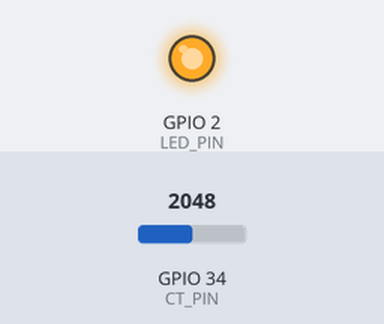
The sketch below on a simulated ESP32. On the bench: output pins drawn as LEDs (lit = HIGH). The test bench sets the inputs (shaded band); at power-on: GPIO 34 (CT_PIN) = 2048 (analog values on the 0–4095 scale). WiFi joins after 1.5 s; servers stay silent unless stated; uploads are accepted with an empty reply; what the sketch prints to the serial monitor is not drawn.

Above: at 4.0 s.
4.1 s: GPIO 34 (CT_PIN) set to 560
At 10.39 s:
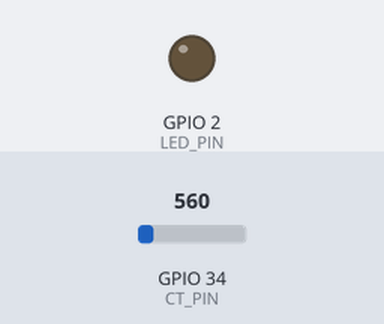
Timing chart, 0 to 11.9 s (numbered marks = the images above; inputs shaded):
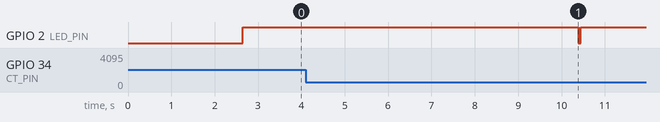

The sketch:

PPv3.ino
```cpp
/*
 * ╔══════════════════════════════════════════════════════════════╗
 *  PowerPaise — ESP32 Energy Monitor  |  Final Production Build
 *  CT Sensor → ESP32 (GPIO 34) → Supabase → PowerPaise Frontend
 * ╚══════════════════════════════════════════════════════════════╝
 *
 *  CALIBRATION GUIDE (do this once, takes 2 minutes):
 *  ─────────────────────────────────────────────────
 *  1. Upload this sketch
 *  2. Turn ON a known appliance (e.g. your phone charger + a bulb)
 *  3. Look at "Current" in Serial Monitor
 *  4. Compare with a clamp meter or check appliance label (Watts ÷ 230)
 *  5. If ESP32 reads 2.0A but real is 5.0A → set CALIBRATION = 2000 × (5.0/2.0) = 5000
 *  6. Re-upload, check again — repeat until it matches
 *
 *  HOW ENERGY IS CALCULATED:
 *  ─────────────────────────
 *  Energy (kWh) = Power (kW) × Time (hours)
 *  Resets every time ESP32 reboots (not persisted to flash)
 *
 *  HARDWARE SETUP (your current wiring — software compensated):
 *  ─────────────────────────────────────────────────────────────
 *  CT Sensor → 33Ω burden → GPIO 34
 *  Your signal AVG=4094: code detects this and compensates.
 *  For perfect accuracy, add 10kΩ from GPIO34 to GND (bias fix).
 */

#include <Arduino.h>
#include <WiFi.h>
#include <HTTPClient.h>
#include <WiFiClientSecure.h>
#include <esp_task_wdt.h>
#include <math.h>

// ════════════════════════════════════════════════════════════════
//   ★  SETTINGS — ONLY CHANGE THESE  ★
// ════════════════════════════════════════════════════════════════

const char* WIFI_SSID     = "realme C55 7824";
const char* WIFI_PASSWORD = "sspu2626";

// Supabase — do not change
const char* SUPABASE_URL = "https://yfbpuqwotfjpjiakncmf.supabase.co";
const char* SUPABASE_KEY = "eyJhbGciOiJIUzI1NiIsInR5cCI6IkpXVCJ9.eyJpc3MiOiJzdXBhYmFzZSIsInJlZiI6InlmYnB1cXdvdGZqcGppYWtuY21mIiwicm9sZSI6ImFub24iLCJpYXQiOjE3NzQ5NDg5NjgsImV4cCI6MjA5MDUyNDk2OH0.Jrid3VVf4Hf5mwoFiu-F8nvGiD_FeELVUvgW6Q4qUr0";
const char* TABLE_NAME   = "power_data";

// ── CT Sensor calibration ──────────────────────────────────────
// This is the most important number. Start with the value for
// your sensor, then fine-tune using the guide above.
//
//   SCT-013-000  (100A bare output, 33Ω burden added by you) → 2000.0
//   SCT-013-030  (3.5mm plug, 30A max, built-in burden)      → 1000.0
//   SCT-013-020  (3.5mm plug, 20A max, built-in burden)      → 1000.0
//   SCT-013-010  (3.5mm plug, 10A max, built-in burden)      → 1000.0
//
//   ↓ Change this number ↓
#define CALIBRATION     2000.0f

// ── Electricity rate (₹ per kWh) ──────────────────────────────
#define RATE_PER_KWH    8.0f      // Indian average ~₹8/unit

// ── Minimum watts to count as ON (anything below = OFF) ───────
#define NOISE_WATTS     15.0f     // 15W minimum — ignores sensor noise

// ════════════════════════════════════════════════════════════════
//   Hardware pins & ADC constants (don't need to change)
// ════════════════════════════════════════════════════════════════
#define CT_PIN          34
#define LED_PIN         2
#define SAMPLES         1000      // 1000 samples ≈ 25 full 50Hz cycles
#define BURDEN_OHMS     33.0f
#define MAINS_VOLTS     230.0f

// ════════════════════════════════════════════════════════════════
//   State variables
// ════════════════════════════════════════════════════════════════
float         g_energyKWh    = 0.0f;
bool          g_deviceOn     = false;
bool          g_prevDeviceOn = false;
unsigned long g_lastEnergyTs = 0;
unsigned long g_lastUploadTs = 0;
unsigned long g_lastWifiTs   = 0;
unsigned long g_onStartTs    = 0;    // When device last turned ON
bool          g_wifiOK       = false;
bool          g_supaOK       = false;

// ════════════════════════════════════════════════════════════════
//   measureCurrent()
//
//   Reads the CT sensor and returns RMS current in Amps.
//
//   Automatically detects your signal bias and compensates:
//   ┌─────────────────────────────────────────────────────────┐
//   │ Your hardware: AVG ≈ 4094 (top-clipped at 3.3V)        │
//   │ Fix: uses (4095-sample) as deviation, ×√2 to recover   │
//   │      the missing positive half of the AC waveform       │
//   └─────────────────────────────────────────────────────────┘
// ════════════════════════════════════════════════════════════════
float measureCurrent() {
  // ── 1. Find average to detect bias mode ──
  long   avgSum = 0;
  for (int i = 0; i < 300; i++) {
    avgSum += analogRead(CT_PIN);
    delayMicroseconds(100);
  }
  int avg = (int)(avgSum / 300);

  // ── 2. Collect samples & compute sum-of-squares ──
  double sumSq  = 0.0;
  int    rawMin = 4095, rawMax = 0;

  for (int i = 0; i < SAMPLES; i++) {
    int raw = analogRead(CT_PIN);
    if (raw < rawMin) rawMin = raw;
    if (raw > rawMax) rawMax = raw;

    double dev;
    if (avg > 3500) {
      // TOP-CLIPPED: signal rides near 3.3V, swings downward
      // Your case — AVG=4094. Measure deviation below ceiling.
      dev = (double)(4095 - raw);
    } else if (avg < 600) {
      // BOTTOM-CLIPPED: signal rides near 0V, swings upward
      dev = (double)raw;
    } else {
      // CENTERED: correct hardware (add 10kΩ GPIO34→GND to reach here)
      dev = (double)(raw - avg);
    }
    sumSq += dev * dev;
    delayMicroseconds(200);
  }

  // ── 3. Compute RMS ──
  double rmsADC = sqrt(sumSq / SAMPLES);

  // Apply ×√2 compensation for half-wave (top/bottom clipped only)
  double voltRMS;
  if (avg > 3500 || avg < 600) {
    // Half-wave → multiply by √2 to estimate full-wave equivalent
    voltRMS = rmsADC * (3.3 / 4095.0) * 1.41421356;
  } else {
    // Full-wave — no compensation needed
    voltRMS = rmsADC * (3.3 / 4095.0);
  }

  double current = (voltRMS / BURDEN_OHMS) * CALIBRATION;

  // ── 4. Debug output every reading ──
  Serial.printf("  [raw] avg=%d swing=%d rmsADC=%.2f voltRMS=%.5fV  → %.4fA\n",
    avg, rawMax - rawMin, (float)rmsADC, (float)voltRMS, (float)current);

  // ── 5. Safety & noise floor ──
  if (isnan(current) || isinf(current) || current > 100.0) return 0.0f;
  float watts = (float)current * MAINS_VOLTS;
  if (watts < NOISE_WATTS) return 0.0f;   // Below noise floor → OFF

  return (float)current;
}

// ════════════════════════════════════════════════════════════════
//   WiFi helpers
// ════════════════════════════════════════════════════════════════
void connectWiFi() {
  Serial.printf("\n[WiFi] Connecting to \"%s\" ", WIFI_SSID);
  WiFi.disconnect(true);
  delay(300);
  WiFi.mode(WIFI_STA);
  WiFi.setSleep(false);            // No power-save → stable connection
  WiFi.begin(WIFI_SSID, WIFI_PASSWORD);

  for (int i = 0; i < 20 && WiFi.status() != WL_CONNECTED; i++) {
    delay(500); Serial.print(".");
  }

  if (WiFi.status() == WL_CONNECTED) {
    g_wifiOK = true;
    digitalWrite(LED_PIN, HIGH);
    Serial.printf("\n[WiFi] ✓ Connected  IP=%s  RSSI=%d dBm\n",
      WiFi.localIP().toString().c_str(), WiFi.RSSI());
  } else {
    g_wifiOK = false;
    Serial.println("\n[WiFi] ✗ Failed — running offline");
  }
}

void maintainWiFi() {
  if (WiFi.status() == WL_CONNECTED) { g_wifiOK = true; return; }
  g_wifiOK = false; g_supaOK = false;
  Serial.print("[WiFi] Reconnecting");
  WiFi.disconnect(); delay(300);
  WiFi.setSleep(false);
  WiFi.begin(WIFI_SSID, WIFI_PASSWORD);
  for (int i = 0; i < 15 && WiFi.status() != WL_CONNECTED; i++) {
    delay(500); Serial.print(".");
  }
  if (WiFi.status() == WL_CONNECTED) {
    g_wifiOK = true; digitalWrite(LED_PIN, HIGH);
    Serial.println(" ✓");
  } else Serial.println(" ✗");
}

// ════════════════════════════════════════════════════════════════
//   Supabase helpers
// ════════════════════════════════════════════════════════════════
int supabasePost(const String& json) {
  if (!g_wifiOK) return -1;
  WiFiClientSecure client;
  client.setInsecure();
  HTTPClient http;
  http.begin(client, String(SUPABASE_URL) + "/rest/v1/" + TABLE_NAME);
  http.setTimeout(10000);
  http.addHeader("Content-Type",  "application/json");
  http.addHeader("apikey",        SUPABASE_KEY);
  http.addHeader("Authorization", String("Bearer ") + SUPABASE_KEY);
  http.addHeader("Prefer",        "return=minimal");
  int code = http.POST(json);
  if (code != 200 && code != 201)
    Serial.println("[HTTP] Error: " + http.getString().substring(0, 120));
  http.end();
  return code;
}

void testSupabase() {
  Serial.print("[Supa] Testing connection... ");
  String j = "{\"current_a\":0,\"power_w\":0,\"energy_kwh\":0,"
             "\"cost_rs\":0,\"status\":\"BOOT\",\"device_on\":false,"
             "\"rssi\":" + String(WiFi.RSSI()) + "}";
  int code = supabasePost(j);
  g_supaOK = (code == 200 || code == 201);
  Serial.println(g_supaOK ? "✓ Connected" : "✗ Failed HTTP " + String(code));
}

void uploadReading(float current, float power, float kwh, bool isOn) {
  if (!g_wifiOK) return;

  // Cost per hour of current usage (instantaneous)
  float costPerHr = (power / 1000.0f) * RATE_PER_KWH;

  String json;
  json.reserve(180);
  json  = "{";
  json += "\"current_a\":"  + String(current,   4) + ",";
  json += "\"power_w\":"    + String(power,     2) + ",";
  json += "\"energy_kwh\":" + String(kwh,       5) + ",";
  json += "\"cost_rs\":"    + String(kwh * RATE_PER_KWH, 4) + ",";
  json += "\"status\":\""   + String(isOn ? "ON" : "OFF") + "\",";
  json += "\"device_on\":"  + String(isOn ? "true" : "false") + ",";
  json += "\"rssi\":"       + String(WiFi.RSSI());
  json += "}";

  Serial.print("[HTTP] Uploading → ");
  int code = supabasePost(json);
  if (code == 200 || code == 201) {
    g_supaOK = true;
    Serial.printf("✓ OK  (%.1fW  %.5f kWh  %s)\n", power, kwh, isOn ? "ON" : "OFF");
    digitalWrite(LED_PIN, LOW); delay(60); digitalWrite(LED_PIN, HIGH);
  } else {
    g_supaOK = false;
    Serial.println("✗ Failed HTTP " + String(code));
  }
}

// ════════════════════════════════════════════════════════════════
void setup() {
  Serial.begin(115200);
  delay(800);

  esp_task_wdt_deinit();           // Disable watchdog (simple build)
  pinMode(LED_PIN, OUTPUT);
  digitalWrite(LED_PIN, LOW);

  analogReadResolution(12);        // 12-bit ADC: 0–4095
  analogSetAttenuation(ADC_11db);  // Full 0–3.3V range

  Serial.println(F("\n╔══════════════════════════════════════════╗"));
  Serial.println(F(  "║   PowerPaise Energy Monitor — v3.0      ║"));
  Serial.println(F(  "╚══════════════════════════════════════════╝"));
  Serial.printf( "   CT Pin       : GPIO %d\n",  CT_PIN);
  Serial.printf( "   Calibration  : %.1f\n",     (float)CALIBRATION);
  Serial.printf( "   Noise floor  : %.1f W\n",   (float)NOISE_WATTS);
  Serial.printf( "   Rate         : Rs.%.1f/kWh\n", (float)RATE_PER_KWH);
  Serial.println(F("──────────────────────────────────────────\n"));

  connectWiFi();
  if (g_wifiOK) testSupabase();

  g_lastUploadTs = millis();
  g_lastWifiTs   = millis();

  Serial.println(F("\n[SYS] Ready — measuring every 3 seconds\n"));
}

// ════════════════════════════════════════════════════════════════
void loop() {
  unsigned long now = millis();

  // ── WiFi maintenance every 30 s ──
  if (now - g_lastWifiTs >= 30000) {
    maintainWiFi();
    g_lastWifiTs = now;
  }

  // ── Measure current ──────────────────────────────────────────
  float current = measureCurrent();
  float power   = current * MAINS_VOLTS;
  g_deviceOn    = (current > 0.0f);

  // ── Energy accumulation ──────────────────────────────────────
  // Add energy only when device is ON in both this and last cycle
  if (g_deviceOn && g_prevDeviceOn && g_lastEnergyTs > 0) {
    float hours   = (now - g_lastEnergyTs) / 3600000.0f;
    g_energyKWh  += (power / 1000.0f) * hours;
    if (g_energyKWh > 9999.0f) g_energyKWh = 0.0f; // overflow guard
  }
  if (g_deviceOn) g_lastEnergyTs = now;
  g_prevDeviceOn = g_deviceOn;

  // ── Derived values ───────────────────────────────────────────
  float costTotal = g_energyKWh * RATE_PER_KWH;   // ₹ spent so far
  float costPerHr = (power / 1000.0f) * RATE_PER_KWH; // ₹/hour right now

  // ── Serial Monitor output ────────────────────────────────────
  Serial.println(F("╔══════════════════════════════════════════╗"));
  Serial.printf(  "║  WiFi    : %s%-28s║\n",
    g_wifiOK ? "✓ " : "✗ ",
    g_wifiOK ? (WiFi.RSSI() > -70 ? "Good signal" : "Weak signal") : "OFFLINE");
  Serial.printf(  "║  Supabase: %s%-28s║\n",
    g_supaOK ? "✓ " : "✗ ",
    g_supaOK ? "Connected" : "Offline");
  Serial.println(F("╠══════════════════════════════════════════╣"));
  Serial.printf(  "║  Status  : %-30s║\n", g_deviceOn ? "🟢 ON" : "🔴 OFF");
  Serial.printf(  "║  Current : %-6.3f A%22s║\n", current, "");
  Serial.printf(  "║  Power   : %-7.1f W%21s║\n", power, "");
  Serial.printf(  "║  Energy  : %-9.5f kWh%18s║\n", g_energyKWh, "");
  Serial.printf(  "║  Cost/hr : Rs. %-6.2f%23s║\n", costPerHr, "");
  Serial.printf(  "║  Total ₹ : Rs. %-6.4f%23s║\n", costTotal, "");
  Serial.println(F("╚══════════════════════════════════════════╝\n"));

  // ── Upload to Supabase every 5 seconds ───────────────────────
  if (g_wifiOK && (now - g_lastUploadTs >= 5000)) {
    g_lastUploadTs = now;
    uploadReading(current, power, g_energyKWh, g_deviceOn);
  }

  delay(3000);
}
```
